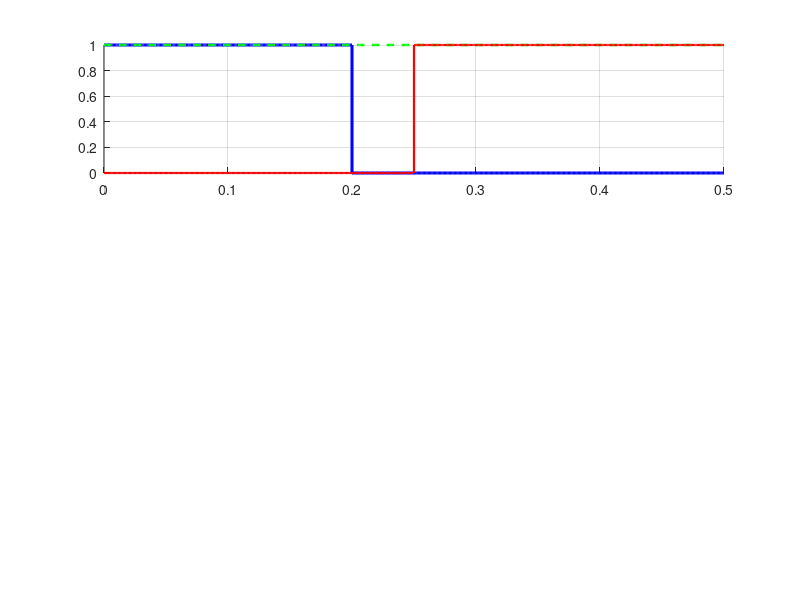

This chart was generated by the following MATLAB code: (Note: this script raises an error after producing the figure.)
function Scenario_8_StuckSSR()
% Scenario 8 — Stuck SSR caught by the Current Sensor (ACS758) — immediate 50 ms lockout.
% Demonstrates active electrical diagnostic layer vs. slow thermal runaway cutoff.
% Saves: figures/Scenario_8_StuckSSR.png
    clear; clc; close all;
    
    if exist('boiler_params.m','file')
        boiler_params; 
        P = pack_boiler_params();
    else
        % Fallback parameters
        P.Water_Mass_kg = 150; P.Cp_Water = 4184; P.UA_Losses = 1.5;
        P.P_Internal_W  = 2500; P.T_Ambient_C = 20; P.T_Initial_C = 20;
    end
    
    t_end = 0.5; 
    dt = 0.001; 
    t = (0:dt:t_end)';
    
    t_cmd  = 0.2;            % Time [s]: Software issues OFF command
    t_trip = t_cmd + 0.05;   % Time [s]: Current-monitor lockout trips exactly 50 ms later
    
    % Forced to 13.6A to match the exact system specification for uncommanded current fault
    I_fault = 13.6;          
    Pn = P.P_Internal_W; 
    
    % --- Control & Electrical Signals ---
    cmd_soft  = double(t < t_cmd);              % Software control state: ON until 0.2s, then OFF
    ssr_state = ones(size(t));                  % SSR is STUCK closed (always physical ON)
    powered   = double(t < t_trip);             % Safety contactor physically cuts power at 0.05s trip
    current   = I_fault * powered;              % Current read by ACS758 sensor
    fault     = double(t >= t_trip);            % Fault state latched after trip
    mismatch  = (cmd_soft < 0.5) & (current > 1); % Mismatch zone
    
    % --- High-Res Temperature Simulation ---
    mC = P.Water_Mass_kg * P.Cp_Water; 
    T = zeros(size(t)); 
    T(1) = 70;                                  % Starting temperature representing hot tank operation
    for k = 1:numel(t)-1
        Qloss = P.UA_Losses * (T(k) - P.T_Ambient_C);
        T(k+1) = T(k) + (powered(k)*Pn - Qloss)/mC * (t(k+1) - t(k));
    end
    
    % Create Consolidated Analysis Figure
    f1 = figure('Name', 'Scenario 8: Stuck SSR — Current-Sensor Lockout', 'Color', 'w', 'Position', [70 50 940 800]);
    
    % ---- Subplot 1: Command vs Stuck SSR vs Fault ----
    subplot(3,1,1); hold on; grid on;
    hC = stairs(t, cmd_soft, 'b-', 'LineWidth', 2.2);
    hS = stairs(t, ssr_state, 'g--', 'LineWidth', 1.8);
    hF = stairs(t, fault, 'r-', 'LineWidth', 1.6);
    xline(t_cmd, 'k:', 'SW OFF', 'LineWidth', 1.2, 'FontWeight', 'bold', 'LabelHorizontalAlignment', 'right', 'LabelVerticalAlignment', 'top');
    xline(t_trip, 'r--', 'LOCKOUT', 'LineWidth', 1.5, 'FontWeight', 'bold', 'LabelHorizontalAlignment', 'left', 'LabelVerticalAlignment', 'top');
    ylim([-0.1 1.2]); yticks([0 1]); yticklabels({'OFF', 'ON'}); ylabel('State'); xlim([0 t_end]);
    title('Software Command vs Stuck SSR vs Fault Lockout');
    legend([hC hS hF], {'Software Command', 'Actual SSR (STUCK ON)', 'Fault Lockout'}, 'Location', 'east', 'FontSize', 8);
    
    % ---- Subplot 2: ACS758 current (The Detection Signal) ----
    subplot(3,1,2); hold on; grid on;
    area(t, double(mismatch)*I_fault*1.25, 'BaseValue', 0, 'FaceColor', [1 0.6 0.6], 'FaceAlpha', 0.30, ...
         'EdgeColor', 'none', 'HandleVisibility', 'off');
    stairs(t, current, 'm-', 'LineWidth', 2.4);
    yline(1, 'k:', 'detect threshold', 'LineWidth', 1);
    xline(t_cmd, 'k:', 'LineWidth', 1.2); 
    xline(t_trip, 'r--', 'LineWidth', 1.5);
    ylim([-0.5 I_fault*1.35]); ylabel('Current [A] (ACS758)'); xlim([0 t_end]);
    title(sprintf('Current Sensor: %.1f A flowing despite OFF \\rightarrow trips in 50 ms', I_fault));
    text(t_cmd + 0.004, I_fault*0.5, 'Current detected while commanded OFF', 'Color', [0.7 0 0], 'FontWeight', 'bold');
    legend('Measured current', 'Location', 'east', 'FontSize', 8);
    
    % ---- Subplot 3: Temperature (Instant Reaction) ----
    subplot(3,1,3); hold on; grid on;
    plot(t, T, 'b-', 'LineWidth', 2.2);
    yline(80, 'r--', 'Software 80\circC Limit', 'LineWidth', 1.2, 'LabelHorizontalAlignment', 'right'); 
    yline(85, 'k--', 'Hardware 85\circC Limit', 'LineWidth', 1.2, 'LabelHorizontalAlignment', 'right');
    xline(t_trip, 'r--', 'LineWidth', 1.5);
    ylim([60 90]); xlim([0 t_end]); ylabel('Tank Temp [\circC]'); xlabel('Time [s]');
    title('Tank Temperature — Electrical Timeframe Transient (0.5s)');
    
    % FIXED: Highly explicit descriptions clarifying the flat temperature behavior
    text(0.015, 73, 'Electrical disconnect occurs in 50 ms \rightarrow Temp cannot rise (\DeltaT = 0.000\circC)', 'Color', [0 0.45 0], 'FontWeight', 'bold');
    text(0.015, 65, '*Note: System isolates the failure instantly, long before thermal runaway conditions develop.', 'Color', [0.4 0.4 0.4], 'FontSize', 9);
    
    % Save output plot
    if ~exist('figures', 'dir'), mkdir figures; end
    save_fig(f1, 'figures/Scenario_8_StuckSSR.png');
    
    % ===== Console Output Report =====
    fprintf('\n===== SCENARIO 8: STUCK SSR (CURRENT-SENSOR LOCKOUT) =====\n');
    fprintf('  Software OFF @ %.3fs | current still %.1f A (stuck SSR)\n', t_cmd, I_fault);
    fprintf('  ACS758 mismatch -> Fault lockout @ %.3fs (latency %.0f ms)\n', t_trip, (t_trip - t_cmd)*1000);
    fprintf('  Tank rose only %.4f C -> caught ~%.1f C below the 85C thermal cutoff.\n', max(T)-70, 85-max(T));
    fprintf('  Contrast 7B (acts only at 85C thermal): here we act ELECTRICALLY in 50 ms.\n');
    fprintf('==========================================================\n');
end

function save_fig(f, p)
    try
        exportgraphics(f, p, 'Resolution', 170);
    catch
        print(f, p, '-dpng', '-r170');
    end
end
